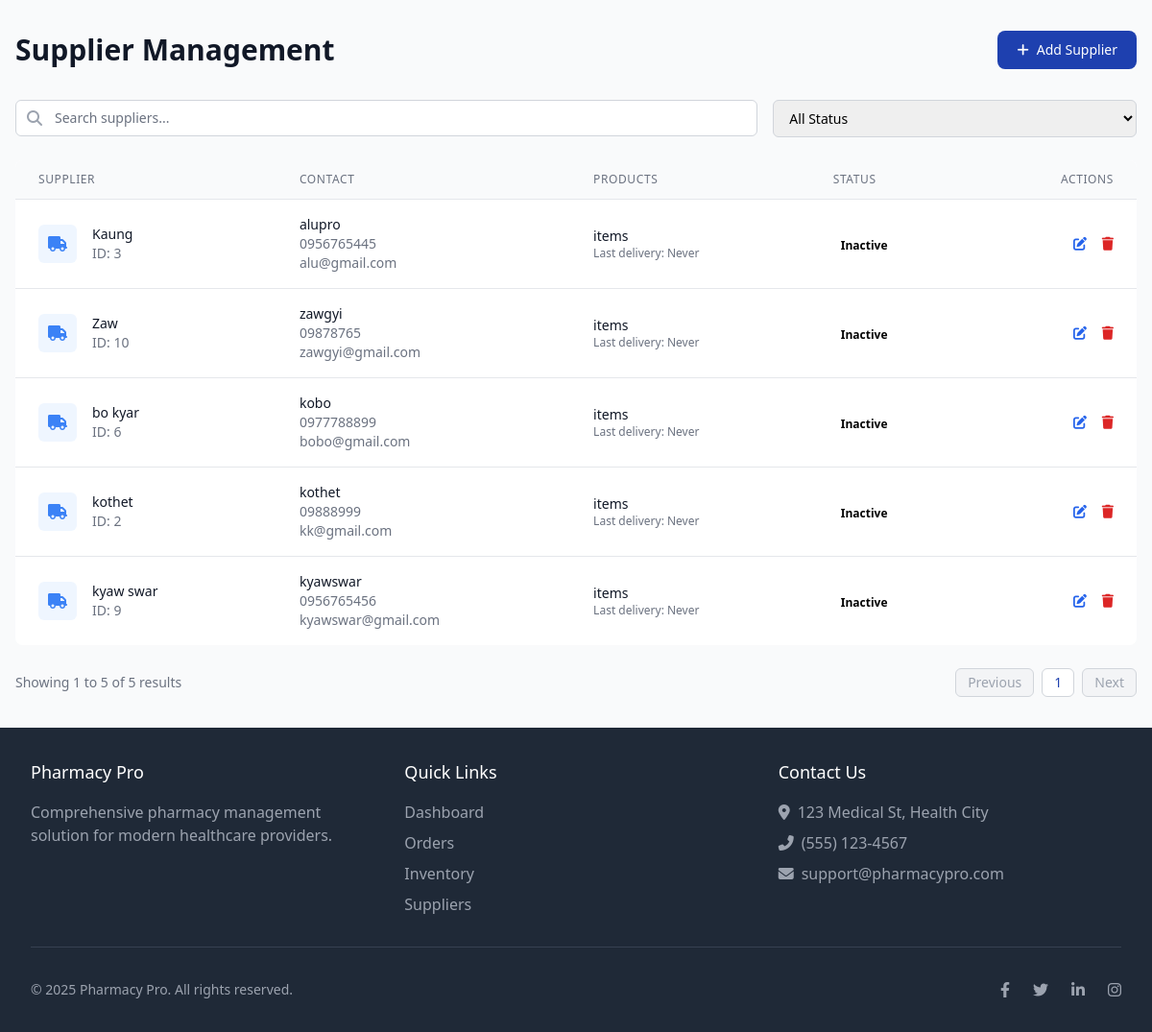
The app's page /en/suppliers/, older data.
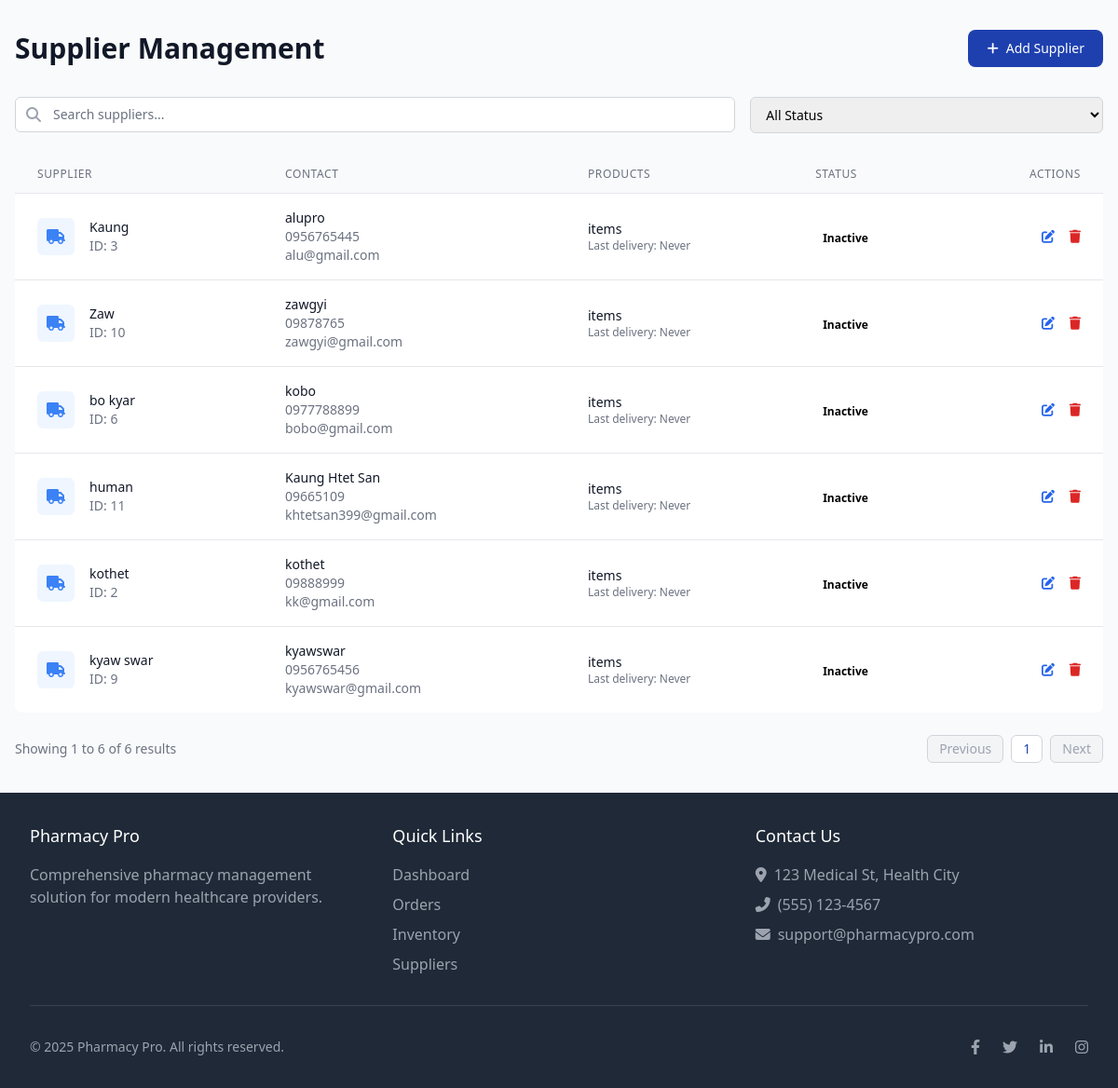
The same page, newer data.
### ourapp/models.py (models this page shows, shortened)
class Supplier(models.Model):
    supplier_name = models.CharField(max_length=255, blank=True, null=True, verbose_name=_("Supplier Name"))
    company = models.CharField(max_length=255, blank=True, null=True, verbose_name=_("Company"))
    contact_person = models.CharField(max_length=255, blank=True, null=True, verbose_name=_("Contact Person"))
    email = models.EmailField(blank=True, null=True, verbose_name=_("Email"))
    phone = models.CharField(max_length=50, blank=True, null=True, verbose_name=_("Phone"))
    address = models.TextField(blank=True, null=True, verbose_name=_("Address"))
    status = models.BooleanField(blank=True, null=True, verbose_name=_("Active"))

### ourapp/views.py (the view)
# urls.py: path('suppliers/', purchaseorder_view, name='purchaseorder_view'),
def purchaseorder_view(request):
    supplier_list = Supplier.objects.all().order_by('supplier_name')
    paginator = Paginator(supplier_list, 10)  # Show 10 suppliers per page
    page_number = request.GET.get('page')
    suppliers = paginator.get_page(page_number)
    return render(request, 'purchaseorder.html', {'suppliers': suppliers})

### ourapp/context_processors.py (called while the page is built)
def expiry_alert_items(request):
    if request.user.is_authenticated and hasattr(request.user, 'userprofile'):
        if request.user.userprofile.role == 'pharmacist':
            today = date.today()
            threshold_date = today + timedelta(days=90)
            expiring_items = Item.objects.filter(exp_date__lte=threshold_date, exp_date__gte=today).order_by('exp_date')
            return {'expiring_items': expiring_items}
    return {}

### templates/purchaseorder.html (shortened to what the changed rows need)
<!DOCTYPE html>
{% load i18n %}
<html lang="{{ request.LANGUAGE_CODE }}">
<head>
    <link rel="stylesheet" href="https://cdnjs.cloudflare.com/ajax/libs/font-awesome/6.4.0/css/all.min.css">
    <script src="https://cdn.tailwindcss.com"></script>
</head>
<body class="bg-gray-50 flex flex-col min-h-screen">
    <div class="w-full px-4 py-8">
        <div class="flex flex-col md:flex-row justify-between items-start md:items-center mb-8">
            <div>
                <h1 class="text-3xl font-bold text-gray-900">{% trans "Supplier Management" %}</h1>
            </div>
        </div>
        <div class="card bg-white rounded-lg overflow-hidden mb-6">
            <div class="responsive-table">
                <table class="min-w-full divide-y divide-gray-200">
                    <thead class="bg-gray-50">
                        <tr>
                            <th scope="col" class="px-6 py-3 text-left text-xs font-medium text-gray-500 uppercase tracking-wider">{% trans "Supplier" %}</th>
                            <th scope="col" class="px-6 py-3 text-left text-xs font-medium text-gray-500 uppercase tracking-wider">{% trans "Contact" %}</th>
                            <th scope="col" class="px-6 py-3 text-left text-xs font-medium text-gray-500 uppercase tracking-wider">{% trans "Products" %}</th>
                            <th scope="col" class="px-6 py-3 text-left text-xs font-medium text-gray-500 uppercase tracking-wider">{% trans "Status" %}</th>
                            <th scope="col" class="px-6 py-3 text-right text-xs font-medium text-gray-500 uppercase tracking-wider">{% trans "Actions" %}</th>
                        </tr>
                    </thead>
                    <tbody class="bg-white divide-y divide-gray-200" id="supplier-items">
                        {% for supplier in suppliers %}
                        <tr class="hover:bg-gray-50" data-status="{% if supplier.is_active %}active{% else %}inactive{% endif %}">
                            <td class="px-6 py-4 whitespace-nowrap">
                                <div class="flex items-center">
                                    <div class="flex-shrink-0 h-10 w-10 flex items-center justify-center bg-blue-50 rounded-md">
                                        <i class="fas fa-truck text-blue-500"></i>
                                    </div>
                                    <div class="ml-4">
                                        <div class="text-sm font-medium text-gray-900">{{ supplier.supplier_name }}</div>
                                        <div class="text-sm text-gray-500">{% trans "ID" %}: {{ supplier.id }}</div>
                                    </div>
                                </div>
                            </td>
                            <td class="px-6 py-4 whitespace-nowrap">
                                <div class="text-sm text-gray-900">{{ supplier.contact_person }}</div>
                                <div class="text-sm text-gray-500">{{ supplier.phone }}</div>
                                <div class="text-sm text-gray-500">{{ supplier.email }}</div>
                            </td>
                            <td class="px-6 py-4 whitespace-nowrap">
                                <div class="text-sm text-gray-900">{{ supplier.products.count }} {% trans "items" %}</div>
                                <div class="text-xs text-gray-500">{% trans "Last delivery" %}: {{ supplier.last_delivery|date:"Y-m-d"|default:_("Never") }}</div>
                            </td>
                            <td class="px-6 py-4 whitespace-nowrap">
                                <span class="px-2 inline-flex text-xs leading-5 font-semibold rounded-full {% if supplier.is_active %}badge-active{% else %}badge-inactive{% endif %}">
                                    {% if supplier.is_active %}{% trans "Active" %}{% else %}{% trans "Inactive" %}{% endif %}
                                </span>
                            </td>
                            <td class="px-6 py-4 whitespace-nowrap text-right text-sm font-medium">
                                <button class="text-blue-600 hover:text-blue-900 mr-3 edit-supplier-btn"
                                    data-id="{{ supplier.id }}"
                                    data-name="{{ supplier.supplier_name }}"
                                    data-company="{{ supplier.company }}"
                                    data-contact="{{ supplier.contact_person }}"
                                    data-phone="{{ supplier.phone }}"
                                    data-email="{{ supplier.email }}"
                                    data-address="{{ supplier.address }}"
                                    data-active="{{ supplier.status }}">
                                    <i class="fas fa-edit"></i>
                                </button>
                                <button class="text-red-600 hover:text-red-900 delete-supplier-btn"
                                    data-id="{{ supplier.id }}">
                                    <i class="fas fa-trash"></i>
                                </button>
                            </td>
                        </tr>
                        {% empty %}
                        <tr>
                            <td colspan="5" class="px-6 py-4 text-center text-gray-500">
                                {% trans "No suppliers found" %}
                            </td>
                        </tr>
                        {% endfor %}
                    </tbody>
                </table>
            </div>
        </div>
        <div class="flex items-center justify-between">
            <div class="text-sm text-gray-500">
            </div>
            <nav class="flex space-x-2">
                {% if suppliers.has_previous %}
                <a href="?page={{ suppliers.previous_page_number }}" class="px-3 py-1 rounded-md border border-gray-300 bg-white text-sm font-medium text-gray-500 hover:bg-gray-50">{% trans "Previous" %}</a>
                {% else %}
                <span class="px-3 py-1 rounded-md border border-gray-300 bg-gray-100 text-sm font-medium text-gray-400 cursor-not-allowed">{% trans "Previous" %}</span>
                {% endif %}
                {% for i in suppliers.paginator.page_range %}
                {% if suppliers.number == i %}
                <span class="px-3 py-1 rounded-md border border-gray-300 bg-white text-sm font-medium text-primary bg-blue-50">{{ i }}</span>
                {% else %}
                <a href="?page={{ i }}" class="px-3 py-1 rounded-md border border-gray-300 bg-white text-sm font-medium text-gray-500 hover:bg-gray-50">{{ i }}</a>
                {% endif %}
                {% endfor %}
                {% if suppliers.has_next %}
                <a href="?page={{ suppliers.next_page_number }}" class="px-3 py-1 rounded-md border border-gray-300 bg-white text-sm font-medium text-gray-500 hover:bg-gray-50">{% trans "Next" %}</a>
                {% else %}
                <span class="px-3 py-1 rounded-md border border-gray-300 bg-gray-100 text-sm font-medium text-gray-400 cursor-not-allowed">{% trans "Next" %}</span>
                {% endif %}
            </nav>
        </div>
    </div>
</body>
</html>

Row changes from the older to the newer data that the page shows:
added Supplier: supplier_name "human", id "11", contact_person "Kaung Htet San", phone "09665109", email "khtetsan399@gmail.com", last_delivery "Never"
Text that changed along with them:
text no longer shown: "Showing 1 to 5 of 5 results"
text now shown: "Showing 1 to 6 of 6 results"
